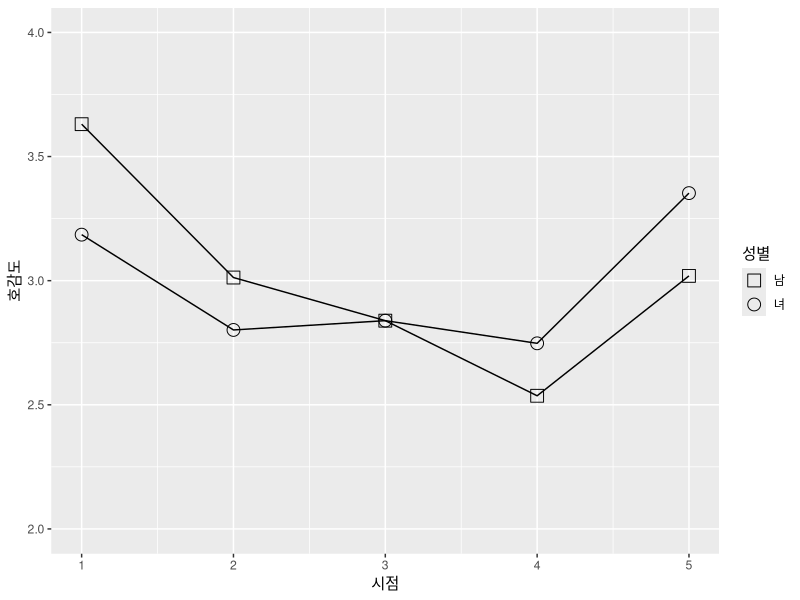
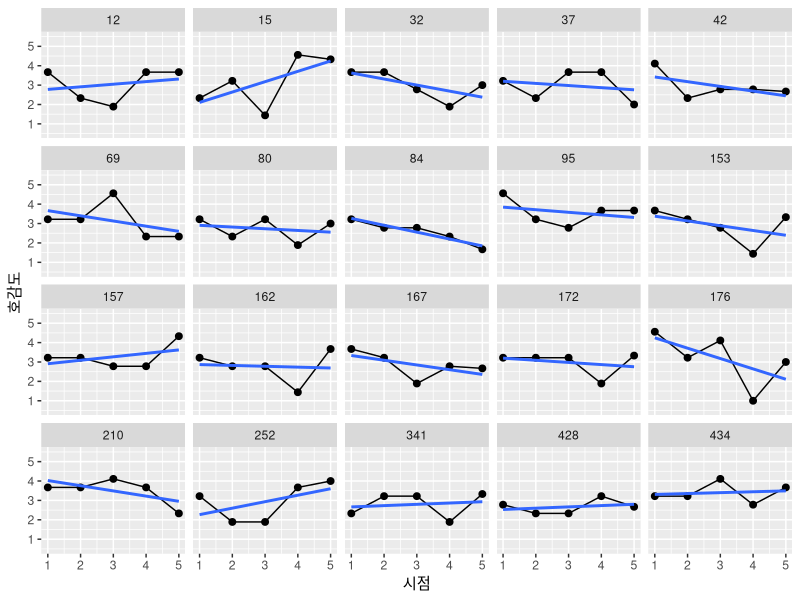
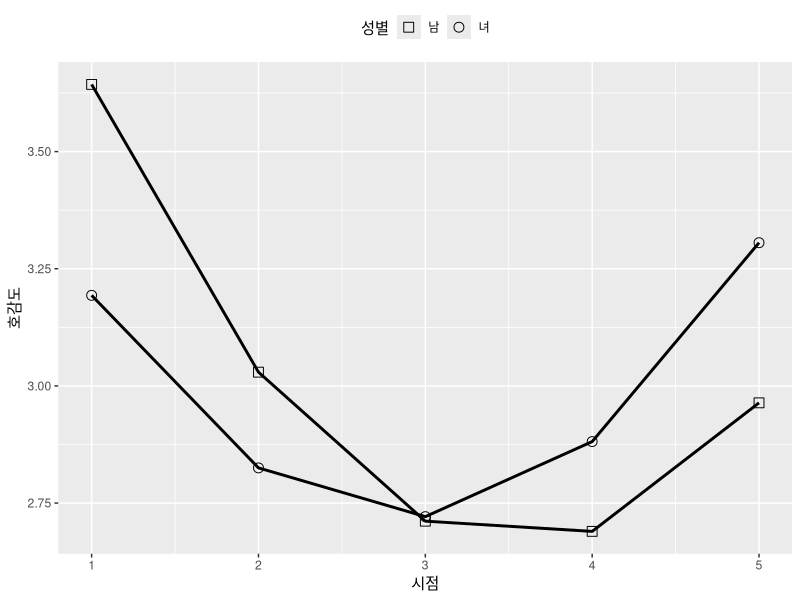
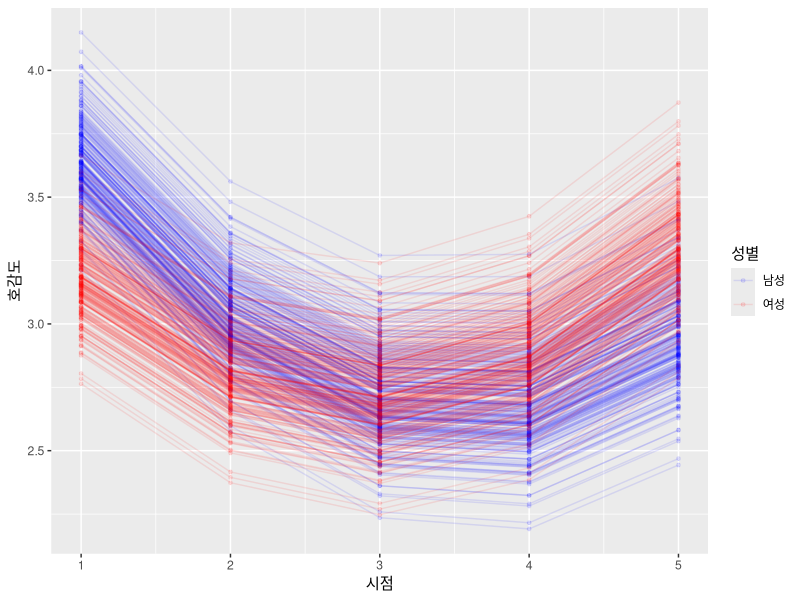
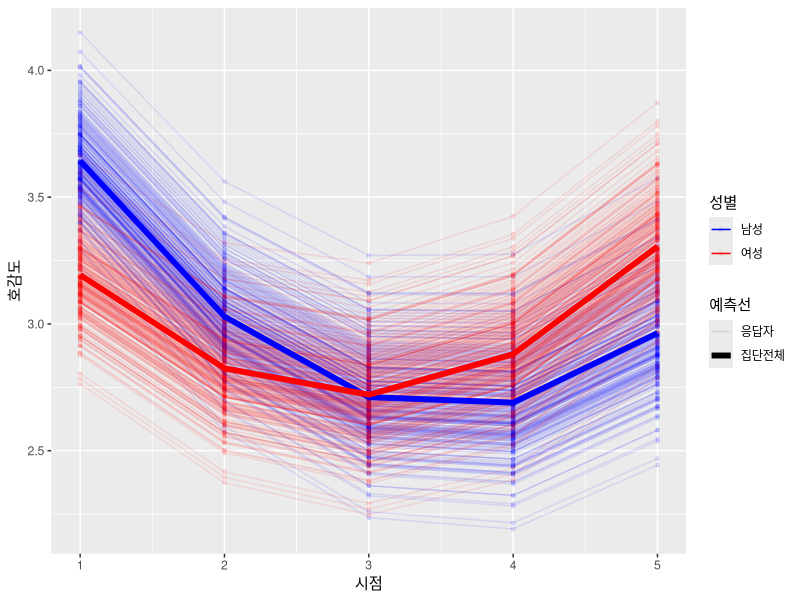
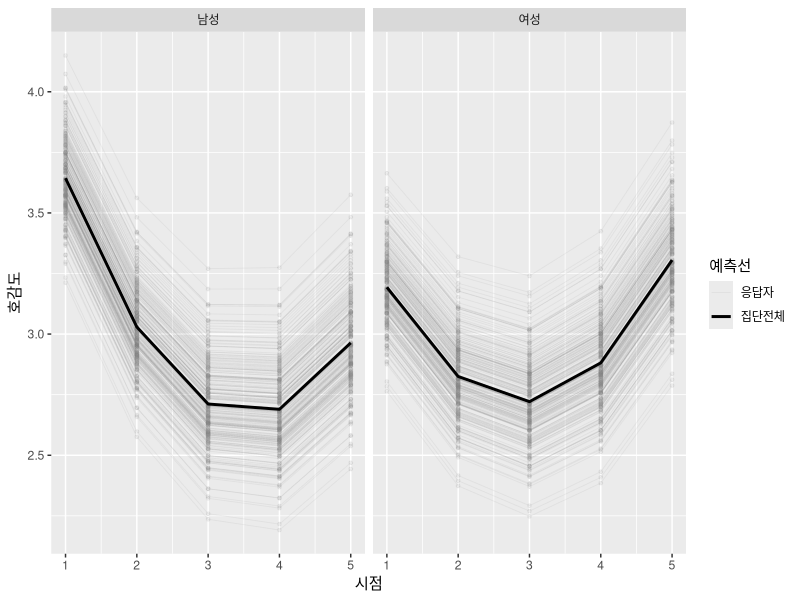

Here is the R script that generated these plots, in order:
#######################################################
#R를 이용한 다층모형 분석##############################
#######################################################

#######################################################
#제3부 다층모형 구성 및 추정###########################
#01장 2층모형##########################################
#01절 시계열 데이터의 경우 ############################
#######################################################
#아래의 두 라이브러리가 필요
library('lme4')
library('lmerTest')
#사전처리/그래프 작성을 위해 다음의 라리브러리 설치 
library('tidyverse')
#2수준 시계열 데이터 불러오기 
setwd("D:/data")
rpt2 <- read.csv("input/my2level_repeat.csv",header=TRUE)
summary(rpt2)
#상위수준(개인): 가변수의 경우 비교코딩(contrast coding)
rpt2$cc.female <- ifelse(rpt2$female==0,-1,1)
table(rpt2$cc.female,rpt2$female)
#넓은 형태 -> 긴형태 
rpt2long <- reshape(rpt2,idvar='pid',varying=list(3:7),
                    v.names = "y",direction='long')
#집단평균 중심화 변환 실시 
rpt2long  <- group_by(rpt2long,pid) %>% 
  mutate(gm.time = time-mean(time))
#성별에 따른 변화패턴을 살펴보자. 
time.change <- group_by(rpt2long,female,time) %>% 
  summarise(mean(y))
round(time.change,3)
#그림으로 그리면 보다 이해가 쉽다
ggplot(time.change,aes(x=time,y=`mean(y)`,shape=as.factor(female)))+
  geom_line(stat='identity')+
  geom_point(size=4)+
  labs(x='시점',y='호감도',shape='성별')+
  scale_shape_manual(values=0:1,labels=c('남','녀'))+
  scale_y_continuous(limits=c(2,4))

#무작위로 20명의 사례를 선정하였음 
rpt2long.20 <- arrange(rpt2long,pid)
rpt2long.20$myselect <- rep(sample(1:480,size=480,replace=FALSE),each=5)
rpt2long.20 <- filter(rpt2long.20,myselect<21) %>% arrange(pid,time)

ggplot(rpt2long.20,aes(x=time,y=y))+
  geom_line(stat='identity')+
  geom_point(size=2)+
  geom_smooth(se = FALSE, method = "lm")+
  labs(x='시점',y='호감도')+
  scale_y_continuous(limits=c(0.5,5.5))+
  facet_wrap(~pid)

# 기술통계치 계산: 시간수준
level1.y <- summarise(ungroup(rpt2long),
                      length(y),mean(y),sd(y),min(y),max(y))
level1.time <- summarise(ungroup(rpt2long),
                         length(time),mean(time),sd(time),min(time),max(time))
round(level1.y,3)
round(level1.time,3)
# 기술통계치 계산: 개인수준
level2.female <- group_by(rpt2long,pid) %>% 
  summarise_all(mean) %>% 
  summarise(length(female),mean(female),sd(female),min(female),max(female))
round(level2.female,3)


#모형0: 기본모형 
rpt2.model0 <- lmer(y~1+(1|pid),rpt2long)
summary(rpt2.model0)
#ICC
.04476/(.04476+.50194)

#모형1A: 일차항만 투입
rpt2.model1a <- lmer(y~gm.time+(gm.time|pid),rpt2long)
summary(rpt2.model1a)
#오차항과 랜덤효과 추출 
var.cov <- data.frame(VarCorr(rpt2.model1a))
var.cov
round(var.cov$vcov,5)

#모형1B: 이차항을 추가로 투입
#이차항은 I(gm.time2^2)과 같이 넣어도 되지만, 다음과 같이 하는 것이 더 깔끔함
rpt2long$gm.time2 <- rpt2long$gm.time^2
rpt2.model1b <- lmer(y~gm.time+gm.time2+(gm.time+gm.time2|pid),rpt2long)
summary(rpt2.model1b)
#고정효과 추출
round(summary(rpt2.model1b)$coefficients,3)
#오차항과 랜덤효과 추출 
var.cov <- data.frame(VarCorr(rpt2.model1b))
var.cov
round(var.cov$vcov,5)

#모형적합도(goodness-of-fit) 비교 
AIC(rpt2.model0); BIC(rpt2.model0)
AIC(rpt2.model1a); BIC(rpt2.model1a)
AIC(rpt2.model1b); BIC(rpt2.model1b)

#랜덤효과 부분은 model1A, 고정효과 부분은 model1B
rpt2.model1c <- lmer(y~gm.time+gm.time2+(gm.time|pid),rpt2long)
AIC(rpt2.model1c); BIC(rpt2.model1c)
#오차항과 랜덤효과 추출 
var.cov <- data.frame(VarCorr(rpt2.model1c))
var.cov
round(var.cov$vcov,5)
summary(rpt2.model1c)

#상위수준(개인수준)의 독립변수를 추가로 투입
rpt2.model2a <- lmer(y~cc.female*(gm.time+gm.time2)+
                       (gm.time|pid),rpt2long)
print(summary(rpt2.model2a),correlation=FALSE)
AIC(rpt2.model2a); BIC(rpt2.model2a)

#고정효과
round(summary(rpt2.model2a)$coefficients,3)
#랜덤효과 
var.cov <- data.frame(VarCorr(rpt2.model2a))
var.cov
round(var.cov$vcov,5)

#분산들을 추출
var.cov3 <- data.frame(VarCorr(rpt2.model1c))
var.cov4 <- data.frame(VarCorr(rpt2.model2a))
#전체분산
(total.var3 <- sum(var.cov3$vcov))
(total.var4 <- sum(var.cov4$vcov))
#level-1분산
(level1.var3 <- var.cov3$vcov[4])
(level1.var4 <- var.cov4$vcov[4])
#level-2분산
(level2.var3 <- sum(var.cov3$vcov[1:3]))
(level2.var4 <- sum(var.cov4$vcov[1:3]))

(pre.level1 <- (level1.var3 - level1.var4)/level1.var3)
(pre.level2 <- (level2.var3 - level2.var4)/level2.var3)
(pre.total <- (total.var3 - total.var4)/total.var3)

#다층모형 추정결과 그래프
#전체 데이터를 대상으로 예측값을 저장
rpt2long$predy <- predict(rpt2.model2a,rpt2long)
#랜덤효과가 0이라고 가정된 경우(population average)
rpt2pop <- group_by(rpt2long,gm.time,cc.female) %>%
  summarise_all(mean)
#랜덤효과를 통제한 후 표본전체의 패턴을 제시 
ggplot(data=rpt2pop,aes(x=time,y=predy,shape=as.factor(female))) +
  geom_line(stat='identity',size=1)+
  geom_point(size=3)+
  scale_shape_manual(values=0:1,labels=c('남','녀'))+
  labs(x='시점',y='호감도',shape='성별')+
  theme(legend.position="top")

#랜덤효과를 제시하되 성별에 따라 색을 달리 표현함
ggplot(data=rpt2long,aes(x=time,y=predy,colour=factor(female))) +
  geom_point(size=1,alpha=0.1) +  
  geom_line(aes(y=predy,group=pid),alpha=0.1) +
  scale_colour_manual(values=c('0'='blue','1'='red'),labels=c("남성","여성"))+  
  labs(x='시점',y='호감도',col='성별')

#랜덤효과와 표본전체의 패턴을 같이 제시
ggplot(data=rpt2long,aes(x=time,y=predy,colour=factor(female))) +
  geom_point(size=1,alpha=0.1) +
  geom_line(aes(y=predy,group=pid,size="응답자"),alpha=0.1) +
  geom_line(data=rpt2pop,aes(y=predy,size="집단전체")) +
  scale_size_manual(name="예측선",values=c("응답자"=0.5,"집단전체"=2))+
  scale_colour_manual(values=c('0'='blue','1'='red'),labels=c("남성","여성"))+  
  labs(x='시점',y='호감도',col='성별')

#그림의 가독성을 높이기 위해 라벨작업 
rpt2long$fem.label <- ifelse(rpt2long$female==0,'남성','여성')
rpt2pop$fem.label <- ifelse(rpt2pop$female==0,'남성','여성')
#남성과 여성을 패시팅을 이용해 별개로 그래프로 제시하는 방법
ggplot(data=rpt2long,aes(x=time,y=predy))+
  geom_point(size=1,alpha=0.1,colour='grey50')+
  geom_line(aes(y=predy,group=pid,size="응답자"),alpha=0.1,colour='grey50') +
  geom_line(data=rpt2pop,aes(y=predy,size="집단전체")) +
  scale_size_manual(name="예측선",values=c("응답자"=0.3,"집단전체"=1))+
  labs(x='시점',y='호감도',col='성별')+
  facet_grid(~fem.label)
